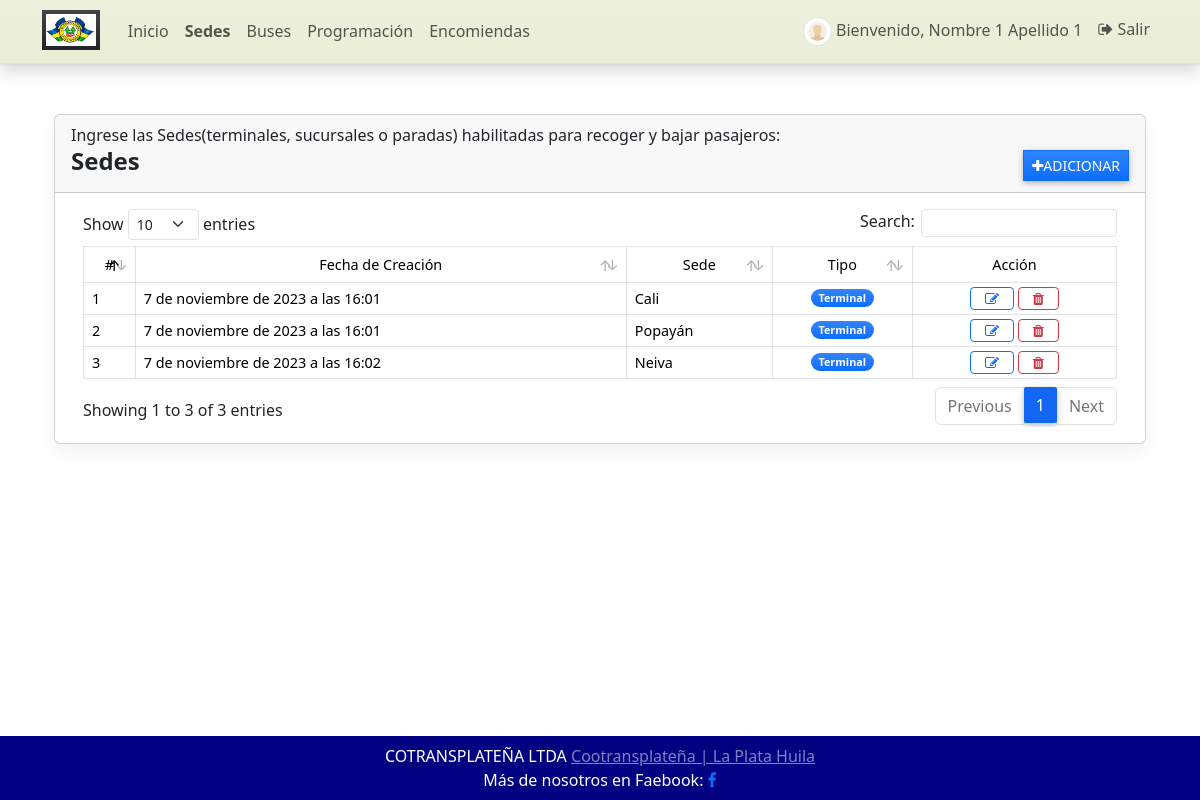
/sede (signed in), run on an earlier commit of the app's database.
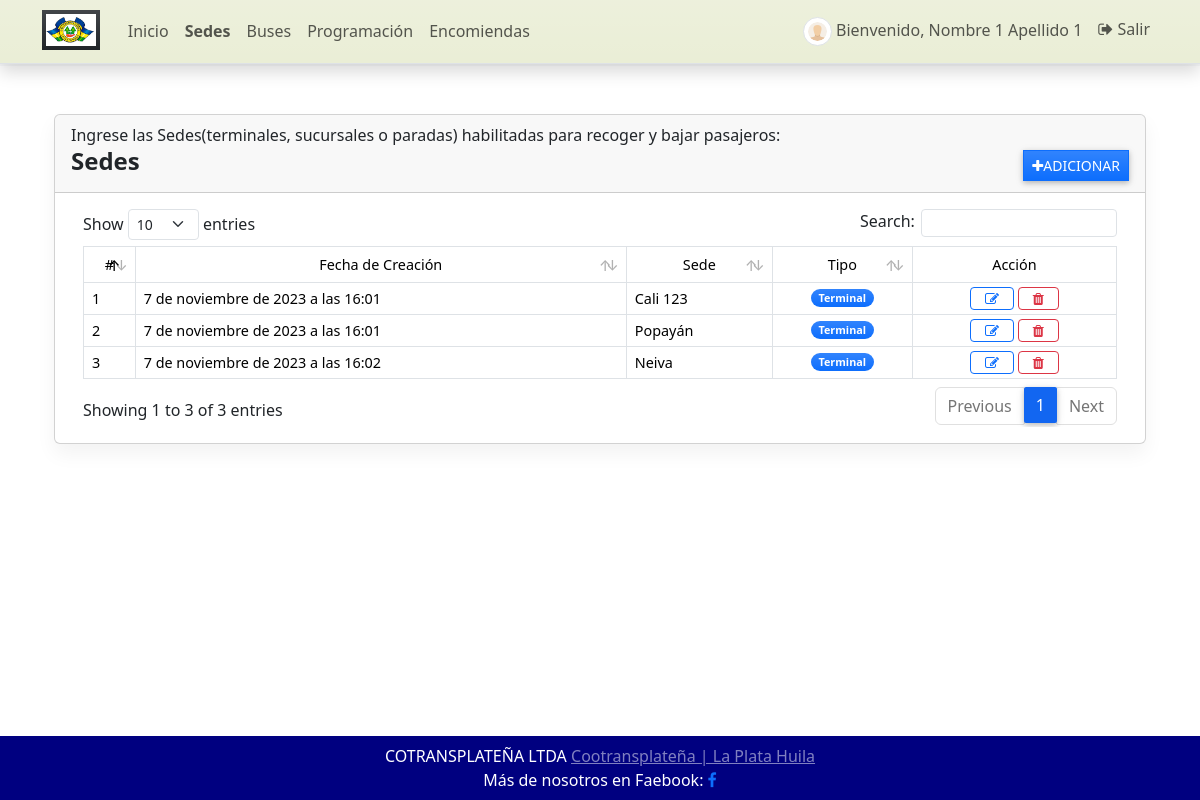
And on a later commit of the database.
### GestorApp/models.py (models this page shows, shortened)
class Sede(models.Model):
    sede = models.CharField(max_length=250)
    tipo = models.CharField(max_length=2, choices=(('1','Terminal'),('2','Oficina'),('3','Paradero')), default='1')
    fecha_creado = models.DateTimeField(default=timezone.now)
    fecha_actualizado = models.DateTimeField(auto_now=True)

### GestorApp/views.py (the view)
# urls.py: path('sede', views.sede, name='sede-pagina'),
@login_required
def sede(request: HttpRequest):
    semaforo = {
        '1': 'bg-primary',
        '2': 'bg-secondary',
        '3': 'bg-success',
    }
    context['page_title'] = "Sedes"
    sedes = Sede.objects.all()
    context['sedes'] = sedes
    context['semaforo'] = semaforo
    return render(request, 'sede.html', context)

### GestorApp/forms.py
class ActualizarContrasena(PasswordChangeForm):
    old_password = forms.CharField(
        widget=forms.PasswordInput(attrs={'class': 'form-control form-control-sm rounded-0'}),
        label="Contraseña Anterior")
    new_password1 = forms.CharField(
        widget=forms.PasswordInput(attrs={'class': 'form-control form-control-sm rounded-0'}),
        label="Nueva Constraseña")
    new_password2 = forms.CharField(
        widget=forms.PasswordInput(attrs={'class': 'form-control form-control-sm rounded-0'}),
        label="Confirmar Nueva Contraseña")
    class Meta:
        model = User
        fields = ('old_password', 'new_password1', 'new_password2')

### GestorApp/templatetags/customfilter.py (called while the page is built)
@register.filter
def dict_key(d, k):
    return d[k]

### GestorApp/templates/sede.html (shortened to what this page needs)
{% extends 'base.html' %}
{% load humanize %}
{% block Contenido %}
{% load customfilter %}
    <div class="container-fluid">
        <div class="col-lg-12 col-md-12 col-sm-12 col-xs-12">
            <div class="card card-default table-responsive">
                <div class="card-header">
                    <h7>Ingrese las Sedes(terminales, sucursales o paradas) habilitadas para recoger y bajar pasajeros:</h7>
                    <div class="d-flex w-100 align-items-center justify-content-between">
                        <h4 class="card-title fw-bold text-wrap">Sedes</h4>
                        <div class="tools">
                            <button type="button" class="btn btn-primary rounded-0 bg-gradient btn-sm" id='adiccion'><i class="fa fa-plus"></i>Adicionar</button>
                        </div>
                    </div>
                </div>
                <div class="card-body">
                    <div class="container-fluid table-responsive" >
                        <table class="table table-bordered" id="sede-list">
                            <thead>
                            <tr class="bg-gradient bg-secondary bg-opacity-50 text-light">
                                <th class="px-2 py-2 text-center">#</th>
                                <th class="px-2 py-2 text-center">Fecha de Creación</th>
                                <th class="px-2 py-2 text-center">Sede</th>
                                <th class="px-2 py-2 text-center">Tipo</th>
                                <th class="px-2 py-2 text-center">Acción</th>
                            </tr>
                            </thead>
                            <tbody>
                            {% for sede in sedes %}
                                <tr>
                                    <td class="px-2 py-1 align-middle">{{ forloop.counter }}</td>
                                    <td class="px-2 py-1 align-middle">{{ sede.fecha_creado }}</td>
                                    <td class="px-2 py-1 align-middle">{{ sede.sede }}</td>
                                    <td class="px-1 py-1 align-middle text-center">
                                <span class="badge {{ semaforo|dict_key:sede.tipo}} bg-gradient rounded-pill px-2">
                                    {{ sede.get_tipo_display }}
                                </span>
                                    </td>
                                    <td class="px-2 py-1 align-middle text-center">
                                        <a class="btn btn-outline-primary btn-sm edit-data" href="javascript:void(0)" data-id="{{ sede.pk }}" title="Editar">
                                            <i class="fa fa-edit"></i>
                                        </a>
                                        <button class="btn btn-outline-danger btn-sm delete-data" type="button" data-id="{{ sede.pk }}" title="Eliminar">
                                            <i class="fa fa-trash"></i>
                                        </button>
                                    </td>
                                </tr>
                            {% endfor %}
                            </tbody>
                        </table>
                    </div>
                </div>
            </div>
        </div>
    </div>
{% endblock Contenido %}

What changed in the data, as far as the page shows it:
changed Sede: sede "Cali" → "Cali 123"
